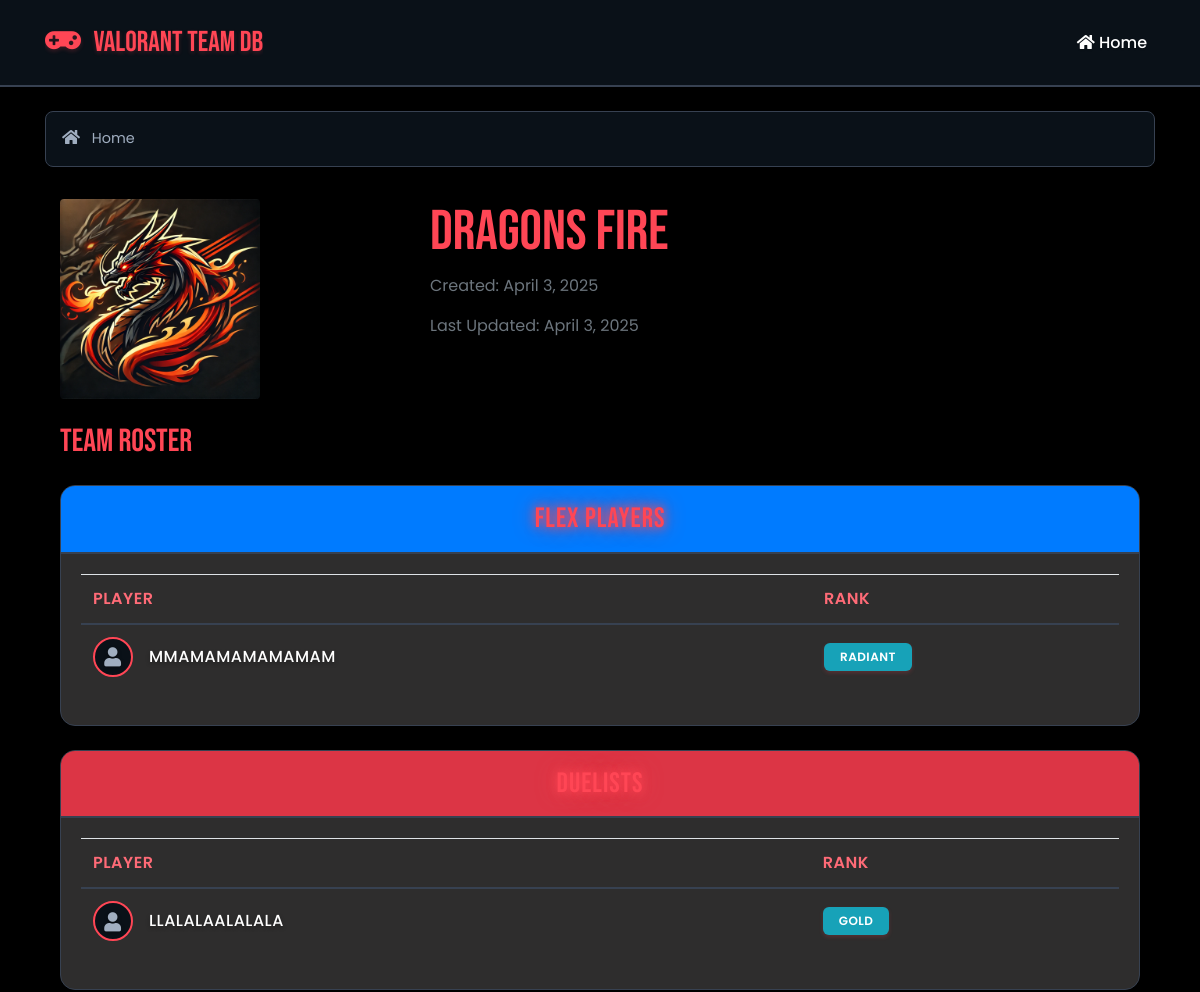
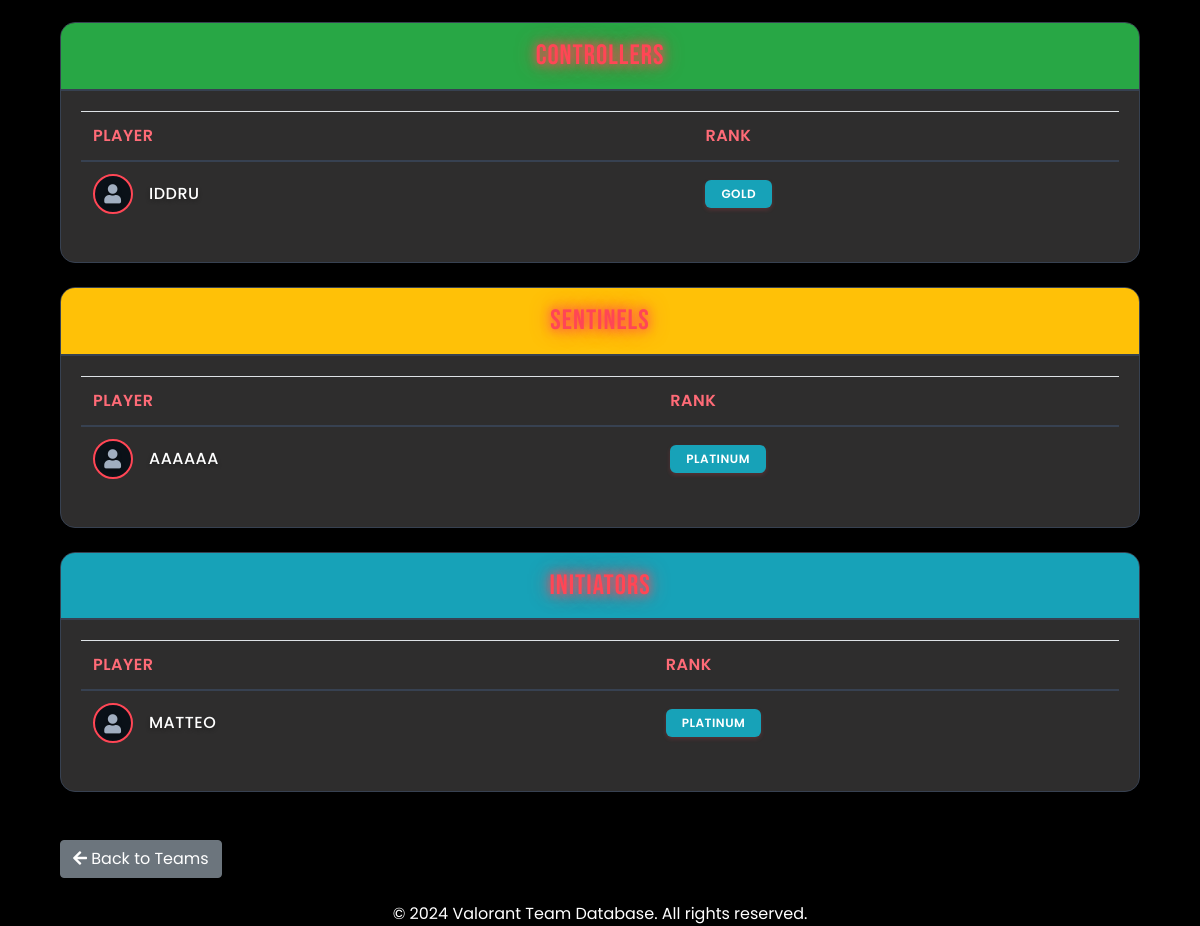
The page /polls/team/6/ on the database its author committed (2 pictures, top to bottom).
### polls/models.py (models this page shows, shortened)
class Team(models.Model):
    nome = models.CharField(
        max_length=20,
        validators=[MinLengthValidator(2)],
        help_text="Enter the team name (2-20 characters)"
    )
    logo = models.ImageField(
        upload_to='team_logos/',
        null=True,
        blank=True,
        help_text="Upload team logo (optional)"
    )
    created_at = models.DateTimeField(default=timezone.now)
    updated_at = models.DateTimeField(auto_now=True)
    class Meta:
        ordering = ['nome']

class Agent(models.Model):
    nome = models.CharField(
        max_length=20,
        validators=[MinLengthValidator(2)],
        default="insert RiotID",
        help_text="Enter your Riot ID (2-20 characters)"
    )
    team = models.ForeignKey(
        Team,
        on_delete=models.SET_NULL,
        null=True,
        blank=True,
        default="LFT",
        help_text="Select a team or leave as LFT (Looking For Team)"
    )
    rank = models.CharField(
        max_length=10,
        choices=Rank.choices,
        default=Rank.IRON,
        help_text="Select your current rank"
    )
    image = models.ImageField(
        upload_to='player_images/',
        null=True,
        blank=True,
        help_text="Upload player image (optional)"
    )
    created_at = models.DateTimeField(default=timezone.now)
    updated_at = models.DateTimeField(auto_now=True)
    class Meta:
        abstract = True
        ordering = ['-rank', 'nome']

class Flex(Agent):
    pass

class Duelist(Agent):
    pass

class Controller(Agent):
    pass

class Sentinel(Agent):
    pass

class Initiator(Agent):
    pass

### polls/views.py (the view)
# urls.py: path("team/<int:team_id>/", views.team_detail, name="team_detail"),
def team_detail(request, team_id):
    try:
        team = Team.objects.get(id=team_id)
        players = {
            "flex": Flex.objects.filter(team=team).order_by('-rank', 'nome'),
            "duelist": Duelist.objects.filter(team=team).order_by('-rank', 'nome'),
            "controller": Controller.objects.filter(team=team).order_by('-rank', 'nome'),
            "sentinel": Sentinel.objects.filter(team=team).order_by('-rank', 'nome'),
            "initiator": Initiator.objects.filter(team=team).order_by('-rank', 'nome'),
        }
        context = {
            "team": team,
            "players": players,
        }
        return render(request, "polls/team_detail.html", context)
    except Team.DoesNotExist:
        return render(request, "polls/404.html", status=404)

### polls/templates/polls/team_detail.html (shortened to what this page needs)
{% extends "polls/base.html" %}
{% block content %}
<div class="container mt-4">
    <div class="row mb-4">
        <div class="col-md-4">
            {% if team.logo %}
                <img src="{{ team.logo.url }}" alt="{{ team.nome }} Logo" class="img-fluid rounded" style="max-width: 200px;">
            {% else %}
                <div class="placeholder-image rounded" style="width: 200px; height: 200px; background-color: #f8f9fa; display: flex; align-items: center; justify-content: center;">
                    <span class="text-muted">No Logo</span>
                </div>
            {% endif %}
        </div>
        <div class="col-md-8">
            <h1 class="display-4">{{ team.nome }}</h1>
            <p class="text-muted">Created: {{ team.created_at|date:"F j, Y" }}</p>
            <p class="text-muted">Last Updated: {{ team.updated_at|date:"F j, Y" }}</p>
        </div>
    </div>
    <div class="row">
        <div class="col-12">
            <h2 class="mb-4">Team Roster</h2>
            {% if players.flex %}
            <div class="card mb-4">
                <div class="card-header bg-primary text-white">
                    <h3 class="mb-0">Flex Players</h3>
                </div>
                <div class="card-body">
                    <div class="table-responsive">
                        <table class="table table-hover">
                            <thead>
                                <tr>
                                    <th>Player</th>
                                    <th>Rank</th>
                                </tr>
                            </thead>
                            <tbody>
                                {% for player in players.flex %}
                                <tr>
                                    <td>
                                        <div class="player-info">
                                            {% if player.image %}
                                                <img src="{{ player.image.url }}" alt="{{ player.nome }}" class="player-image">
                                            {% else %}
                                                <div class="player-image-placeholder">
                                                    <i class="fas fa-user"></i>
                                                </div>
                                            {% endif %}
                                            <span class="player-name">{{ player.nome }}</span>
                                        </div>
                                    </td>
                                    <td><span class="badge bg-info">{{ player.rank }}</span></td>
                                </tr>
                                {% endfor %}
                            </tbody>
                        </table>
                    </div>
                </div>
            </div>
            {% endif %}
            {% if players.duelist %}
            <div class="card mb-4">
                <div class="card-header bg-danger text-white">
                    <h3 class="mb-0">Duelists</h3>
                </div>
                <div class="card-body">
                    <div class="table-responsive">
                        <table class="table table-hover">
                            <thead>
                                <tr>
                                    <th>Player</th>
                                    <th>Rank</th>
                                </tr>
                            </thead>
                            <tbody>
                                {% for player in players.duelist %}
                                <tr>
                                    <td>
                                        <div class="player-info">
                                            {% if player.image %}
                                                <img src="{{ player.image.url }}" alt="{{ player.nome }}" class="player-image">
                                            {% else %}
                                                <div class="player-image-placeholder">
                                                    <i class="fas fa-user"></i>
                                                </div>
                                            {% endif %}
                                            <span class="player-name">{{ player.nome }}</span>
                                        </div>
                                    </td>
                                    <td><span class="badge bg-info">{{ player.rank }}</span></td>
                                </tr>
                                {% endfor %}
                            </tbody>
                        </table>
                    </div>
                </div>
            </div>
            {% endif %}
            {% if players.controller %}
            <div class="card mb-4">
                <div class="card-header bg-success text-white">
                    <h3 class="mb-0">Controllers</h3>
                </div>
                <div class="card-body">
                    <div class="table-responsive">
                        <table class="table table-hover">
                            <thead>
                                <tr>
                                    <th>Player</th>
                                    <th>Rank</th>
                                </tr>
                            </thead>
                            <tbody>
                                {% for player in players.controller %}
                                <tr>
                                    <td>
                                        <div class="player-info">
                                            {% if player.image %}
                                                <img src="{{ player.image.url }}" alt="{{ player.nome }}" class="player-image">
                                            {% else %}
                                                <div class="player-image-placeholder">
                                                    <i class="fas fa-user"></i>
                                                </div>
                                            {% endif %}
                                            <span class="player-name">{{ player.nome }}</span>
                                        </div>
                                    </td>
                                    <td><span class="badge bg-info">{{ player.rank }}</span></td>
                                </tr>
                                {% endfor %}
                            </tbody>
                        </table>
                    </div>
                </div>
            </div>
            {% endif %}
            {% if players.sentinel %}
            <div class="card mb-4">
                <div class="card-header bg-warning text-dark">
                    <h3 class="mb-0">Sentinels</h3>
                </div>
                <div class="card-body">
                    <div class="table-responsive">
                        <table class="table table-hover">
                            <thead>
                                <tr>
                                    <th>Player</th>
                                    <th>Rank</th>
                                </tr>
                            </thead>
                            <tbody>
                                {% for player in players.sentinel %}
                                <tr>
                                    <td>
                                        <div class="player-info">
                                            {% if player.image %}
                                                <img src="{{ player.image.url }}" alt="{{ player.nome }}" class="player-image">
                                            {% else %}
                                                <div class="player-image-placeholder">
                                                    <i class="fas fa-user"></i>
                                                </div>
                                            {% endif %}
                                            <span class="player-name">{{ player.nome }}</span>
                                        </div>
                                    </td>
                                    <td><span class="badge bg-info">{{ player.rank }}</span></td>
                                </tr>
                                {% endfor %}
                            </tbody>
                        </table>
                    </div>
                </div>
            </div>
            {% endif %}
            {% if players.initiator %}
            <div class="card mb-4">
                <div class="card-header bg-info text-white">
                    <h3 class="mb-0">Initiators</h3>
                </div>
                <div class="card-body">
                    <div class="table-responsive">
                        <table class="table table-hover">
                            <thead>
                                <tr>
                                    <th>Player</th>
                                    <th>Rank</th>
                                </tr>
                            </thead>
                            <tbody>
                                {% for player in players.initiator %}
                                <tr>
                                    <td>
                                        <div class="player-info">
                                            {% if player.image %}
                                                <img src="{{ player.image.url }}" alt="{{ player.nome }}" class="player-image">
                                            {% else %}
                                                <div class="player-image-placeholder">
                                                    <i class="fas fa-user"></i>
                                                </div>
                                            {% endif %}
                                            <span class="player-name">{{ player.nome }}</span>
                                        </div>
                                    </td>
                                    <td><span class="badge bg-info">{{ player.rank }}</span></td>
                                </tr>
                                {% endfor %}
                            </tbody>
                        </table>
                    </div>
                </div>
            </div>
            {% endif %}
        </div>
    </div>
    <div class="row mt-4">
        <div class="col-12">
            <a href="{% url 'polls:index' %}" class="btn btn-secondary">
                <i class="fas fa-arrow-left"></i> Back to Teams
            </a>
        </div>
    </div>
</div>
{% endblock %}

### rows shown on the page
Team: logo (picture), nome "dragons fire", created_at "April 3, 2025", updated_at "April 3, 2025"
Flex: nome "MMAMAMAMAMAMAM", rank "RADIANT"
Duelist: nome "LLALALAALALALA", rank "GOLD"
Controller: nome "IDDRU", rank "GOLD"
Sentinel: nome "AAAAAA", rank "PLATINUM"
Initiator: nome "MATTEO", rank "PLATINUM"
